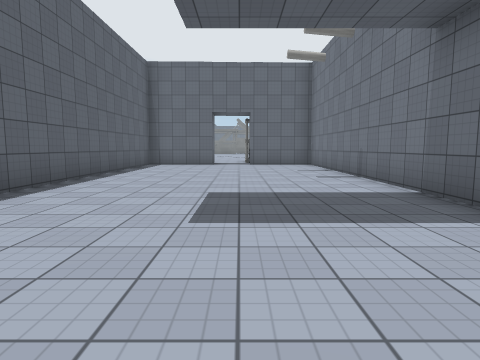
view 1 (above)

20 first-person views from a walk through a 3-D level made in the Unity game engine. The camera is 1.3 m above the floor, tilts 6° down and sees 75° across. The floor is counted in squares, 2 m on a side. Each view is taken from the middle of a square. On the plan, view 1 faces up. The plan holds only what a view shows up to about 10 squares ahead; the rest is blank. The place goes on beyond the plan. The player character is not drawn. Door leaves are left out, so doorways stand open. Surface patterns are stand-ins for the level's own textures.

view 2
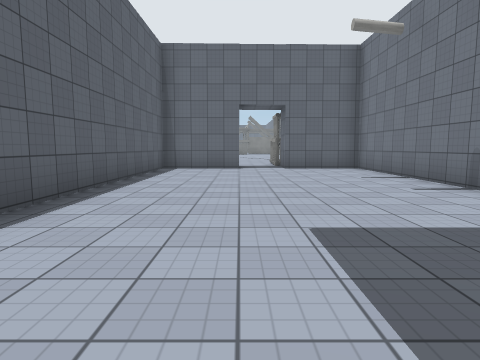

view 3
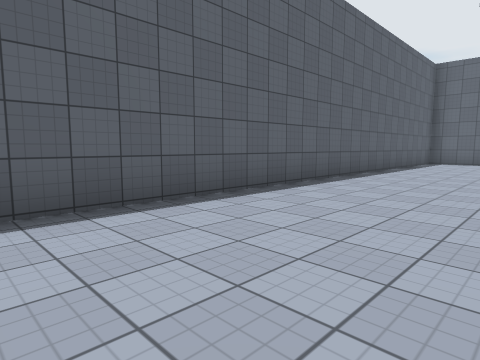

view 4
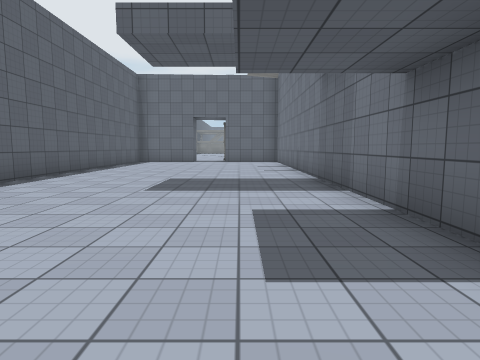

view 5
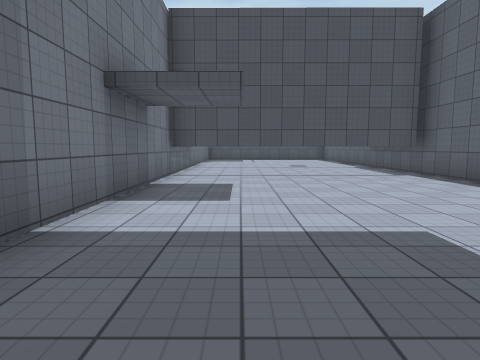

view 6
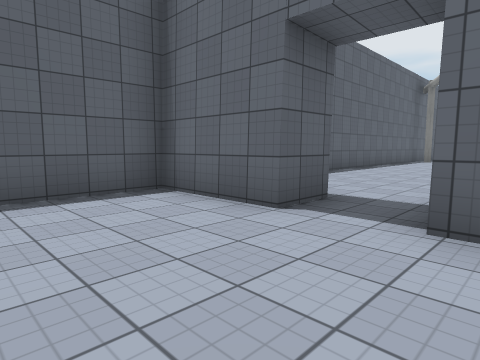

view 7
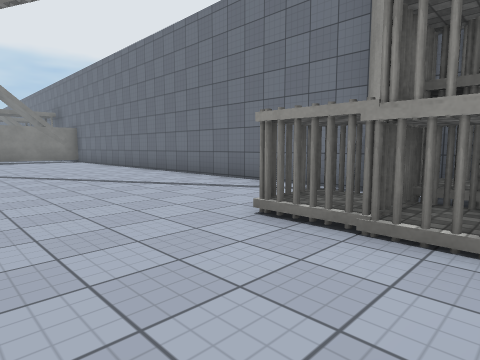

view 8
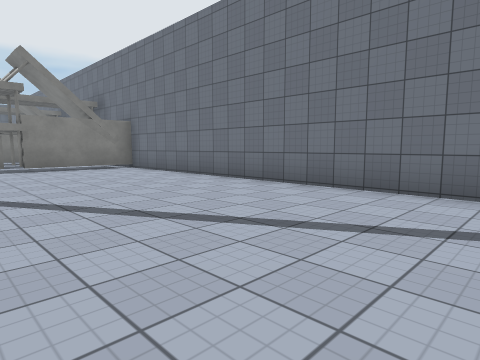

view 9
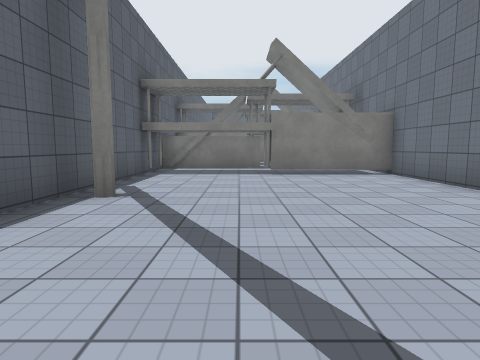

view 10
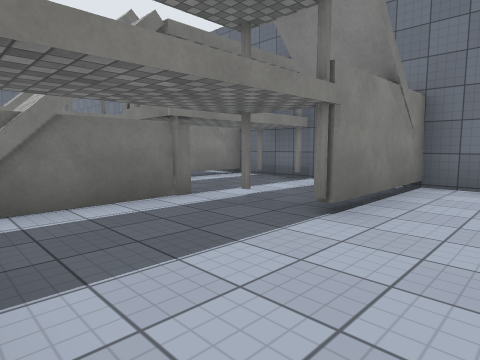

view 11
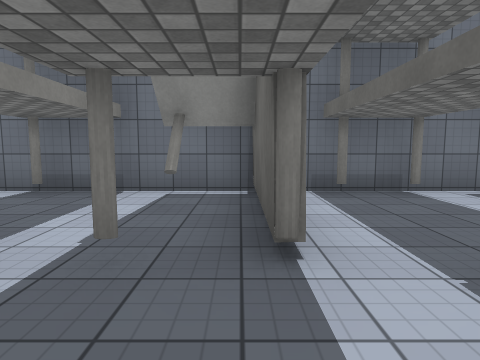

view 12
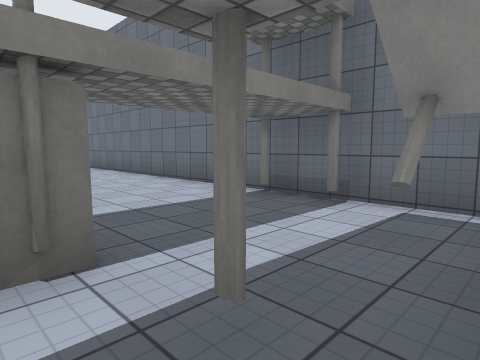

view 13
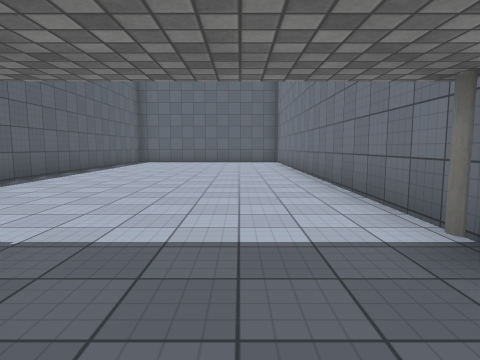

view 14
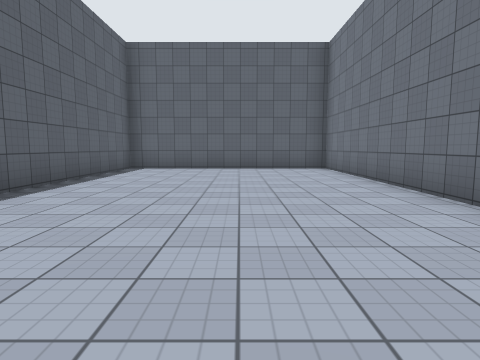

view 15
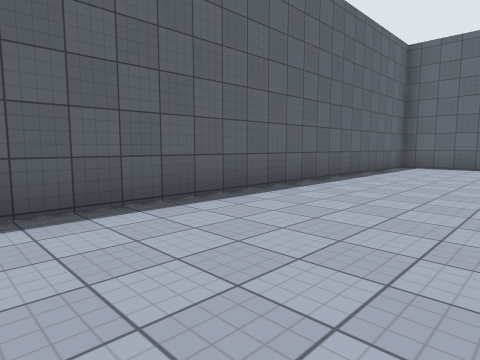

view 16
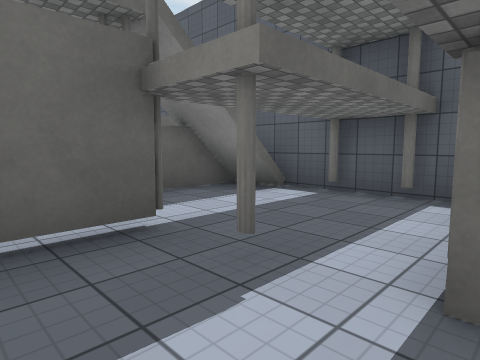

view 17
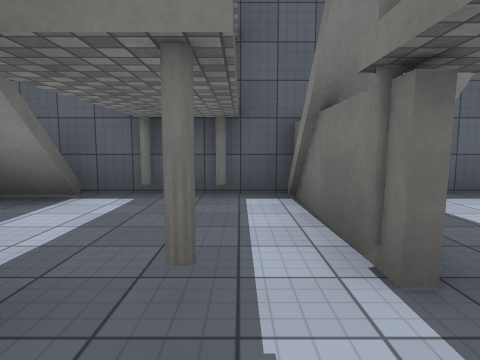

view 18
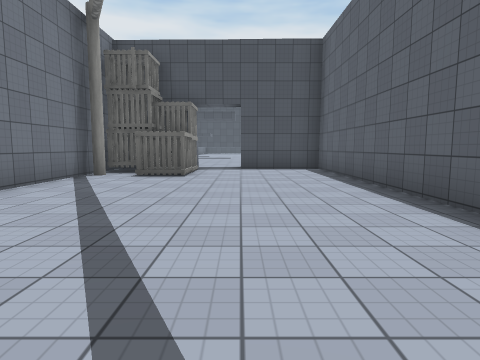

view 19
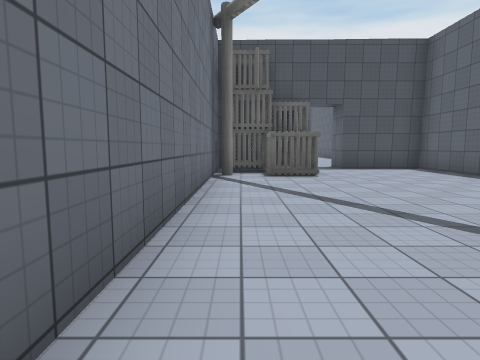

view 20
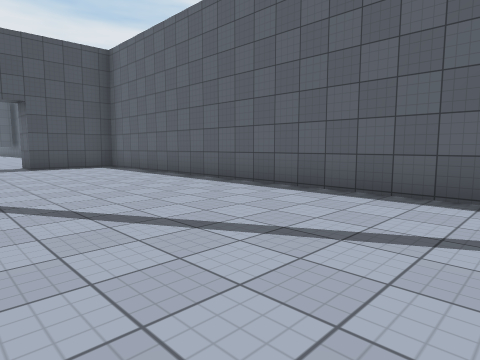

### Floor plan
Ten units are one square. View 1 is at (0, 0); x grows to the right and y downward. Boxes are objects, and circles mark ways between rooms. Rooms are numbered by the first view taken in them; rooms with no view inside come last. Other rooms are left out.
<svg viewBox="-40 -471 71 511">
<path fill="none" stroke="#000" d="M-10 -116 -34 -116 -34 35M-31 23 26 23M26 35 26 -116 4 -116M4 -318 26 -318 26 -466 -34 -466 -34 -359M-22 -298 -15 -298M-24 -296 -34 -296 -34 -127 -10 -127 -10 -116M26 -284 26 -316 10 -316M-14 -338 -28 -338M-29 -338 -34 -338 -34 -301M26 -132 26 -275 4 -275"/>
<rect x="-35" y="-285" width="10" height="10" fill="#bbb"><title>other object</title></rect>
<rect x="-35" y="-295" width="10" height="10" fill="#bbb"><title>other object</title></rect>
<rect x="-35" y="-325" width="10" height="10" fill="#bbb"><title>other object</title></rect>
<rect x="-35" y="-335" width="10" height="10" fill="#bbb"><title>other object</title></rect>
<rect x="-15" y="-305" width="10" height="10" fill="#bbb"><title>other object</title></rect>
<rect x="-15" y="-345" width="10" height="10" fill="#bbb"><title>other object</title></rect>
<rect x="-5" y="-145" width="10" height="10" fill="#bbb"><title>other object</title></rect>
<rect x="-5" y="-155" width="10" height="10" fill="#bbb"><title>other object</title></rect>
<rect x="-5" y="-285" width="10" height="10" fill="#bbb"><title>other object</title></rect>
<rect x="-5" y="-295" width="10" height="10" fill="#bbb"><title>other object</title></rect>
<rect x="-5" y="-325" width="10" height="10" fill="#bbb"><title>other object</title></rect>
<rect x="-5" y="-335" width="10" height="10" fill="#bbb"><title>other object</title></rect>
<rect x="5" y="-145" width="10" height="10" fill="#bbb"><title>other object</title></rect>
<rect x="5" y="-155" width="10" height="10" fill="#bbb"><title>other object</title></rect>
<rect x="15" y="-145" width="10" height="10" fill="#bbb"><title>other object</title></rect>
<rect x="15" y="-305" width="10" height="10" fill="#bbb"><title>other object</title></rect>
<rect x="15" y="-315" width="10" height="10" fill="#bbb"><title>other object</title></rect>
<rect x="15" y="-335" width="10" height="10" fill="#bbb"><title>other object</title></rect>
<rect x="15" y="-345" width="10" height="10" fill="#bbb"><title>other object</title></rect>
<rect x="15" y="-355" width="10" height="10" fill="#bbb"><title>other object</title></rect>
<circle cx="-5" cy="-120" r="3" fill="#2a7"/>
<text x="-10" y="-50">1</text>
<text x="0" y="-300">2</text>
</svg>
Room 1 opens to room 2.

Where each view was taken, in squares from view 1:
view 1: 0 up, 0 right, facing up
view 2: 2 up, 1 left, facing up
view 3: 2 down, 0 right, facing up-left
view 4: 2 down, 1 right, facing up
view 5: 5 up, 1 right, facing down
view 6: 9 up, 1 right, facing up-left
view 7: 13 up, 2 left, facing up-right
view 8: 18 up, 2 left, facing up-right
view 9: 20 up, 1 left, facing up
view 10: 26 up, 3 left, facing up-right
view 11: 32 up, 2 left, facing right
view 12: 32 up, 1 left, facing up-right
view 13: 33 up, 1 right, facing up
view 14: 37 up, 0 right, facing up
view 15: 36 up, 0 right, facing up-left
view 16: 34 up, 1 right, facing down-left
view 17: 33 up, 1 right, facing left
view 18: 22 up, 1 left, facing down
view 19: 22 up, 2 right, facing down
view 20: 23 up, 1 right, facing down-left
